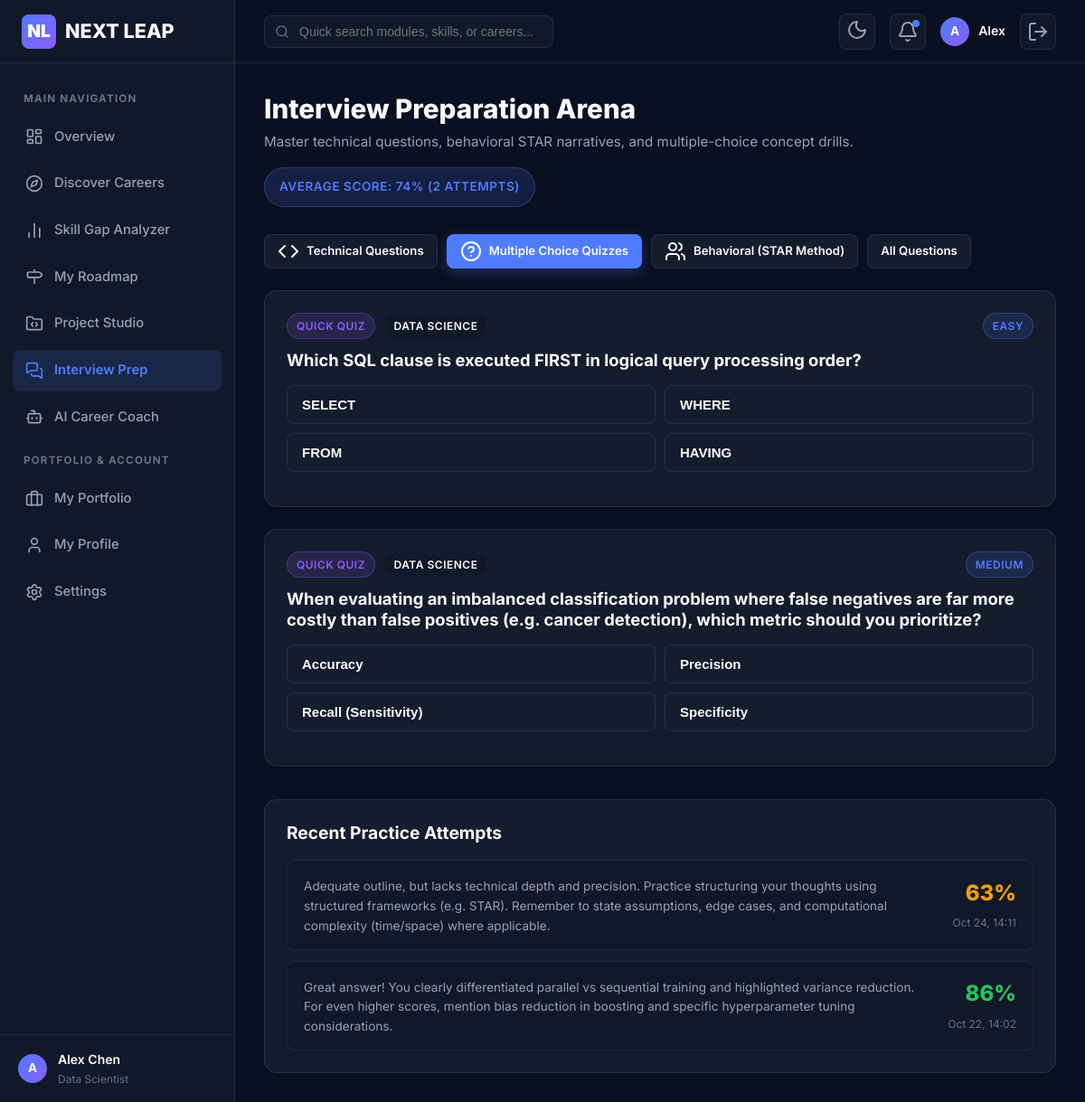
The app's page /interviews?category=Quiz (signed in) with its own data.
### models/user.py (models this page shows, shortened)
class User(db.Model):
    __tablename__ = 'users'
    id = db.Column(db.Integer, primary_key=True)
    full_name = db.Column(db.String(120), nullable=False)
    email = db.Column(db.String(150), unique=True, nullable=False, index=True)
    password_hash = db.Column(db.String(256), nullable=False)
    education_level = db.Column(db.String(100), default="Undergraduate")
    current_course = db.Column(db.String(150), default="Computer Science & Engineering")
    interests = db.Column(db.String(500), default="Artificial Intelligence, Data Science, Web Development")
    preferred_career_goal = db.Column(db.String(100), default="Data Scientist")
    target_career_id = db.Column(db.Integer, nullable=True)
    learning_style = db.Column(db.String(50), default="Hands-on Project Building")
    weekly_hours = db.Column(db.Integer, default=12)
    bio = db.Column(db.Text, nullable=True)
    github_url = db.Column(db.String(250), nullable=True)
    linkedin_url = db.Column(db.String(250), nullable=True)
    portfolio_url = db.Column(db.String(250), nullable=True)
    theme_preference = db.Column(db.String(20), default="dark")
    created_at = db.Column(db.DateTime, default=datetime.utcnow)
    updated_at = db.Column(db.DateTime, default=datetime.utcnow, onupdate=datetime.utcnow)
    skills = db.relationship('UserSkill', backref='user', lazy='dynamic', cascade='all, delete-orphan')
    roadmaps = db.relationship('Roadmap', backref='user', lazy='dynamic', cascade='all, delete-orphan')
    projects = db.relationship('UserProject', backref='user', lazy='dynamic', cascade='all, delete-orphan')
    interview_attempts = db.relationship('InterviewAttempt', backref='user', lazy='dynamic', cascade='all, delete-orphan')
    notifications = db.relationship('Notification', backref='user', lazy='dynamic', cascade='all, delete-orphan')

### models/interview.py (models this page shows, shortened)
class InterviewQuestion(db.Model):
    __tablename__ = 'interview_questions'
    id = db.Column(db.Integer, primary_key=True)
    career_id = db.Column(db.Integer, db.ForeignKey('careers.id', ondelete='SET NULL'), nullable=True)
    category = db.Column(db.String(50), nullable=False, default="Technical")  # Technical, Behavioral, Role-Specific, Quiz
    role_tag = db.Column(db.String(80), default="Data Science")
    difficulty = db.Column(db.String(30), default="Medium")  # Easy, Medium, Hard
    question = db.Column(db.Text, nullable=False)
    options_json = db.Column(db.Text, default="[]")  # For MCQs
    correct_answer = db.Column(db.String(255), nullable=True)
    sample_answer = db.Column(db.Text, nullable=True)
    rubric_json = db.Column(db.Text, default="{}")
    explanation = db.Column(db.Text, nullable=True)
    created_at = db.Column(db.DateTime, default=datetime.utcnow)
    attempts = db.relationship('InterviewAttempt', backref='question_ref', lazy='dynamic')
    @property
    def options(self):
        try:
            return json.loads(self.options_json or "[]")
        except:
            return []
    @property
    def rubric(self):
        try:
            return json.loads(self.rubric_json or "{}")
        except:
            return {}

class InterviewAttempt(db.Model):
    __tablename__ = 'interview_attempts'
    id = db.Column(db.Integer, primary_key=True)
    user_id = db.Column(db.Integer, db.ForeignKey('users.id', ondelete='CASCADE'), nullable=False)
    question_id = db.Column(db.Integer, db.ForeignKey('interview_questions.id', ondelete='CASCADE'), nullable=False)
    user_answer = db.Column(db.Text, nullable=False)
    score = db.Column(db.Integer, default=0)
    feedback = db.Column(db.Text, nullable=True)
    criteria_breakdown_json = db.Column(db.Text, default="{}")
    created_at = db.Column(db.DateTime, default=datetime.utcnow)
    @property
    def criteria_breakdown(self):
        try:
            return json.loads(self.criteria_breakdown_json or "{}")
        except:
            return {}

### routes/interviews.py (the view)
@interviews_bp.route('/interviews')
@login_required
def index():
    user = get_current_user()
    category = request.args.get('category', 'Technical')
    role_tag = request.args.get('role_tag')
    query = InterviewQuestion.query
    if category != 'All':
        query = query.filter_by(category=category)
    if role_tag:
        query = query.filter_by(role_tag=role_tag)
    questions = query.all()
    user_attempts = InterviewAttempt.query.filter_by(user_id=user.id).order_by(InterviewAttempt.created_at.desc()).all()
    total_attempts = len(user_attempts)
    avg_score = int(round(sum(a.score for a in user_attempts) / total_attempts)) if total_attempts > 0 else 0
    return render_template(
        'interviews.html',
        user=user,
        questions=questions,
        user_attempts=user_attempts,
        total_attempts=total_attempts,
        avg_score=avg_score,
        active_category=category,
        active_role=role_tag
    )

### templates/interviews.html (shortened to what this page needs)
{% extends 'base.html' %}
{% block content %}
<div class="dashboard-header" style="display:flex;justify-content:space-between;align-items:center;flex-wrap:wrap;gap:16px;">
    <div>
        <h1 class="dashboard-title">Interview Preparation Arena</h1>
        <p class="dashboard-subtitle">Master technical questions, behavioral STAR narratives, and multiple-choice concept drills.</p>
    </div>
    <div style="display:flex;gap:12px;">
        <div class="badge badge-primary" style="padding:10px 16px;font-size:0.85rem;">
            Average Score: {{ avg_score }}% ({{ total_attempts }} Attempts)
        </div>
    </div>
</div>
<div style="display:flex;gap:10px;margin-bottom:24px;flex-wrap:wrap;">
    <a href="{{ url_for('interviews.index', category='Technical') }}" class="btn {% if active_category == 'Technical' %}btn-primary{% else %}btn-secondary{% endif %} btn-sm">
        <i data-lucide="code"></i>
        <span>Technical Questions</span>
    </a>
    <a href="{{ url_for('interviews.index', category='Quiz') }}" class="btn {% if active_category == 'Quiz' %}btn-primary{% else %}btn-secondary{% endif %} btn-sm">
        <i data-lucide="help-circle"></i>
        <span>Multiple Choice Quizzes</span>
    </a>
    <a href="{{ url_for('interviews.index', category='Behavioral') }}" class="btn {% if active_category == 'Behavioral' %}btn-primary{% else %}btn-secondary{% endif %} btn-sm">
        <i data-lucide="users"></i>
        <span>Behavioral (STAR Method)</span>
    </a>
    <a href="{{ url_for('interviews.index', category='All') }}" class="btn {% if active_category == 'All' %}btn-primary{% else %}btn-secondary{% endif %} btn-sm">
        <span>All Questions</span>
    </a>
</div>
<div style="display:flex;flex-direction:column;gap:24px;">
    {% for q in questions %}
        {% if q.category == 'Quiz' %}
            <div class="card quiz-card">
                <div style="display:flex;justify-content:space-between;align-items:flex-start;margin-bottom:12px;">
                    <div>
                        <span class="badge badge-violet">Quick Quiz</span>
                        <span class="badge badge-secondary" style="margin-left:6px;background:var(--bg-secondary);">{{ q.role_tag }}</span>
                    </div>
                    <span class="badge badge-primary">{{ q.difficulty }}</span>
                </div>
                <h3 style="font-size:1.15rem;margin-bottom:16px;">{{ q.question }}</h3>
                <div style="display:grid;grid-template-columns:1fr 1fr;gap:10px;margin-bottom:14px;">
                    {% for opt in q.options %}
                    <button class="btn btn-secondary quiz-option-btn" data-question-id="{{ q.id }}" style="justify-content:flex-start;text-align:left;padding:12px 16px;">
                        <span>{{ opt }}</span>
                    </button>
                    {% endfor %}
                </div>
            </div>
        {% endif %}
    {% endfor %}
</div>
{% if user_attempts %}
<div class="card" style="margin-top:36px;">
    <h3 style="font-size:1.2rem;font-weight:700;margin-bottom:18px;">Recent Practice Attempts</h3>
    <div style="display:flex;flex-direction:column;gap:12px;">
        {% for att in user_attempts[:5] %}
        <div style="padding:14px 18px;background:var(--bg-secondary);border-radius:var(--radius-sm);border:1px solid var(--border-color);display:flex;justify-content:space-between;align-items:center;flex-wrap:wrap;gap:12px;">
            <div style="max-width:700px;">
                <p style="font-size:0.85rem;color:var(--text-secondary);margin:0;">{{ att.feedback }}</p>
            </div>
            <div style="text-align:right;">
                <div style="font-size:1.5rem;font-weight:800;color:{% if att.score >= 75 %}var(--success){% else %}var(--warning){% endif %};">
                    {{ att.score }}%
                </div>
                <span style="font-size:0.75rem;color:var(--text-muted);">{{ att.created_at.strftime('%b %d, %H:%M') if att.created_at else '' }}</span>
            </div>
        </div>
        {% endfor %}
    </div>
</div>
{% endif %}
{% endblock %}

### templates/base.html (shortened to what this page needs)
<!DOCTYPE html>
<html lang="en" data-theme="{{ current_user.theme_preference if current_user else 'dark' }}">
<head>
    <link rel="stylesheet" href="{{ url_for('static', filename='css/style.css') }}">
    <link rel="stylesheet" href="{{ url_for('static', filename='css/dashboard.css') }}">
</head>
<body>
    {% if current_user %}
    <div class="app-layout">
        <aside class="app-sidebar">
            <div class="sidebar-header">
                <a href="{{ url_for('dashboard.index') }}" class="nav-brand">
                    <div class="nav-brand-logo">NL</div>
                    <span>NEXT LEAP</span>
                </a>
            </div>
            <ul class="sidebar-menu">
                <li class="sidebar-menu-label">Main Navigation</li>
                <li class="sidebar-item {% if request.path == '/dashboard' %}active{% endif %}">
                    <a href="{{ url_for('dashboard.index') }}">
                        <i data-lucide="layout-dashboard"></i>
                        <span>Overview</span>
                    </a>
                </li>
                <li class="sidebar-item {% if '/careers' in request.path %}active{% endif %}">
                    <a href="{{ url_for('careers.index') }}">
                        <i data-lucide="compass"></i>
                        <span>Discover Careers</span>
                    </a>
                </li>
                <li class="sidebar-item {% if request.path == '/skill-gap' %}active{% endif %}">
                    <a href="{{ url_for('skills.index') }}">
                        <i data-lucide="bar-chart-2"></i>
                        <span>Skill Gap Analyzer</span>
                    </a>
                </li>
                <li class="sidebar-item {% if request.path == '/roadmap' %}active{% endif %}">
                    <a href="{{ url_for('roadmap.index') }}">
                        <i data-lucide="milestone"></i>
                        <span>My Roadmap</span>
                    </a>
                </li>
                <li class="sidebar-item {% if request.path == '/projects' %}active{% endif %}">
                    <a href="{{ url_for('projects.index') }}">
                        <i data-lucide="folder-code"></i>
                        <span>Project Studio</span>
                    </a>
                </li>
                <li class="sidebar-item {% if request.path == '/interviews' %}active{% endif %}">
                    <a href="{{ url_for('interviews.index') }}">
                        <i data-lucide="messages-square"></i>
                        <span>Interview Prep</span>
                    </a>
                </li>
                <li class="sidebar-item {% if request.path == '/coach' %}active{% endif %}">
                    <a href="{{ url_for('coach.index') }}">
                        <i data-lucide="bot"></i>
                        <span>AI Career Coach</span>
                    </a>
                </li>
                <li class="sidebar-menu-label">Portfolio & Account</li>
                <li class="sidebar-item {% if request.path == '/portfolio' %}active{% endif %}">
                    <a href="{{ url_for('projects.portfolio') }}">
                        <i data-lucide="briefcase"></i>
                        <span>My Portfolio</span>
                    </a>
                </li>
                <li class="sidebar-item {% if request.path == '/profile' %}active{% endif %}">
                    <a href="{{ url_for('profile.profile') }}">
                        <i data-lucide="user"></i>
                        <span>My Profile</span>
                    </a>
                </li>
                <li class="sidebar-item {% if request.path == '/settings' %}active{% endif %}">
                    <a href="{{ url_for('profile.settings') }}">
                        <i data-lucide="settings"></i>
                        <span>Settings</span>
                    </a>
                </li>
            </ul>
            <div class="sidebar-footer">
                <div class="user-mini-card">
                    <div class="avatar avatar-sm">{{ current_user.full_name[0] }}</div>
                    <div class="user-mini-info">
                        <div class="user-mini-name">{{ current_user.full_name }}</div>
                        <div class="user-mini-role">{{ current_user.preferred_career_goal }}</div>
                    </div>
                </div>
            </div>
        </aside>
        <main class="app-main">
            <header class="app-topbar">
                <div class="topbar-left">
                    <div class="search-box">
                        <i data-lucide="search"></i>
                        <input type="text" id="globalSearchInput" placeholder="Quick search modules, skills, or careers...">
                    </div>
                </div>
                <div class="topbar-right">
                    <button class="icon-btn" id="themeToggleBtn" title="Toggle Light/Dark Theme">
                        <span id="themeIcon"></span>
                    </button>
                    <div class="dropdown">
                        <button class="icon-btn" id="notifDropdownBtn" title="Notifications">
                            <i data-lucide="bell"></i>
                            {% if unread_notifications_count > 0 %}
                                <span class="notif-badge"></span>
                            {% endif %}
                        </button>
                    </div>
                    <a href="{{ url_for('profile.profile') }}" style="display:flex;align-items:center;gap:10px;text-decoration:none;">
                        <div class="avatar avatar-sm">{{ current_user.full_name[0] }}</div>
                        <span style="font-size:0.875rem;font-weight:600;color:var(--text-primary);" class="desktop-only">{{ current_user.full_name.split()[0] }}</span>
                    </a>
                    <a href="{{ url_for('auth.logout') }}" class="icon-btn" title="Sign Out">
                        <i data-lucide="log-out"></i>
                    </a>
                </div>
            </header>
            <div class="page-content">
                {% block content %}{% endblock %}
            </div>
        </main>
    </div>
    {% endif %}
</body>
</html>

### records on screen
User: full_name "A", full_name "Alex Chen", preferred_career_goal "Data Scientist", full_name "Alex"
InterviewQuestion: role_tag "DATA SCIENCE", difficulty "EASY", question "Which SQL clause is executed FIRST in logical query processing order?", options "SELECT" "WHERE" "FROM" "HAVING"
InterviewQuestion: role_tag "DATA SCIENCE", difficulty "MEDIUM", question "When evaluating an imbalanced classification problem where false negatives are far more costly than false positives (e.g. cancer detection), which metric should you prioritize?", options "Accuracy" "Precision" "Recall (Sensitivity)" "Specificity"
InterviewAttempt: feedback "Adequate outline, but lacks technical depth and precision. Practice structuring your thoughts using structured frameworks (e.g. STAR). Remember to state assumptions, edge cases, and computational complexity (time/space) where applicable.", score "63", created_at "Oct 24, 14:11"
InterviewAttempt: feedback "Great answer! You clearly differentiated parallel vs sequential training and highlighted variance reduction. For even higher scores, mention bias reduction in boosting and specific hyperparameter tuning considerations.", score "86", created_at "Oct 22, 14:02"

### other values on screen
{{ avg_score }} "74"
{{ total_attempts }} "2"
